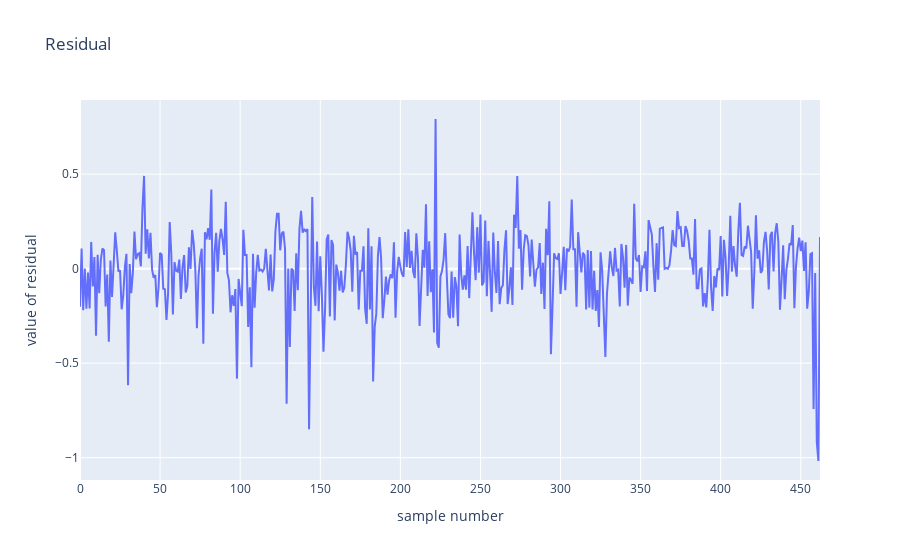

The notebook cell saved with this chart:
### Code cell
# residual for second model
r2 = evaluation - predicted2

fig4 = go.Figure()
fig4.add_trace(go.Scatter(y=r2))
fig4.update_layout(
    title="Residual",
    xaxis_title="sample number",
    yaxis_title="value of residual")
fig4.show()

print(r2.describe())

### Figure 1 — Plotly figure (JSON) as saved in the notebook; plotly's stock layout.template omitted (floating-point values rounded to 4 significant figures; data arrays with more than 128 entries replaced by an {"elided": "..."} marker saying what was removed)
{"data": [{"type": "scatter", "y": {"elided": "463 float values"}}], "layout": {"title": {"text": "Residual"}, "xaxis": {"title": {"text": "sample number"}}, "yaxis": {"title": {"text": "value of residual"}}}}
